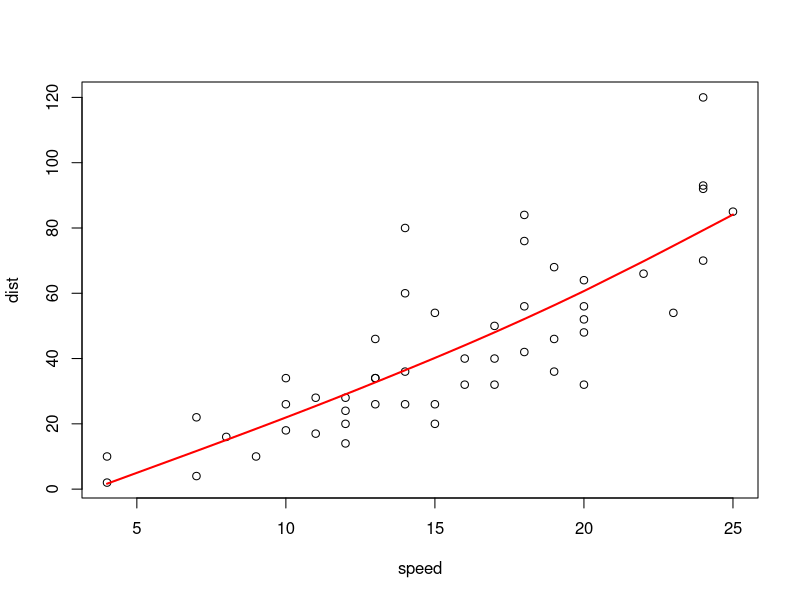
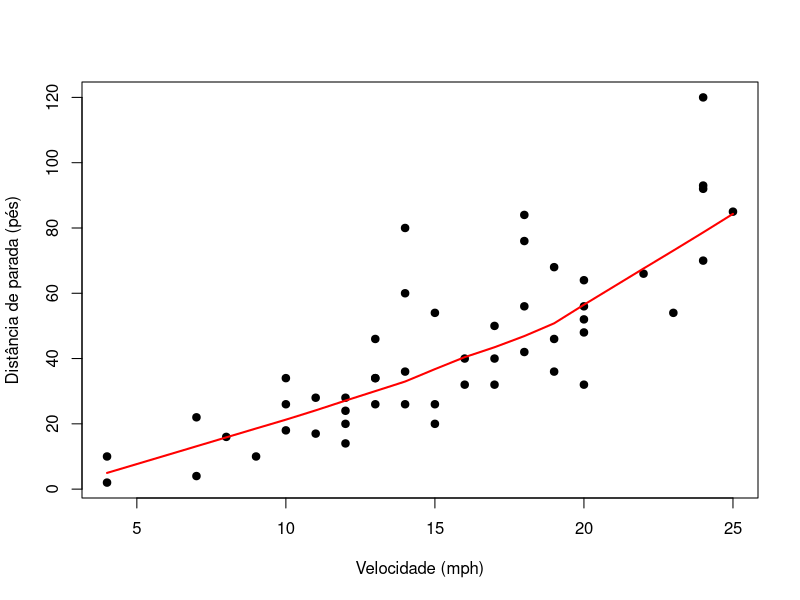

The R source for these figures, in order:
# Smoothing splines ----

# Ajuste e resultados ----
ajuste <- smooth.spline(cars$speed, cars$dist, cv = FALSE)
print(c(df_efetivo = ajuste$df, spar = ajuste$spar))
plot(dist ~ speed, data = cars)
lines(ajuste, col = "red", lwd = 2)

# Visualização e diagnóstico ----
plot(dist ~ speed, data = cars, pch = 19, xlab = "Velocidade (mph)", ylab = "Distância de parada (pés)")
lines(lowess(cars$speed, cars$dist), col = "red", lwd = 2)
